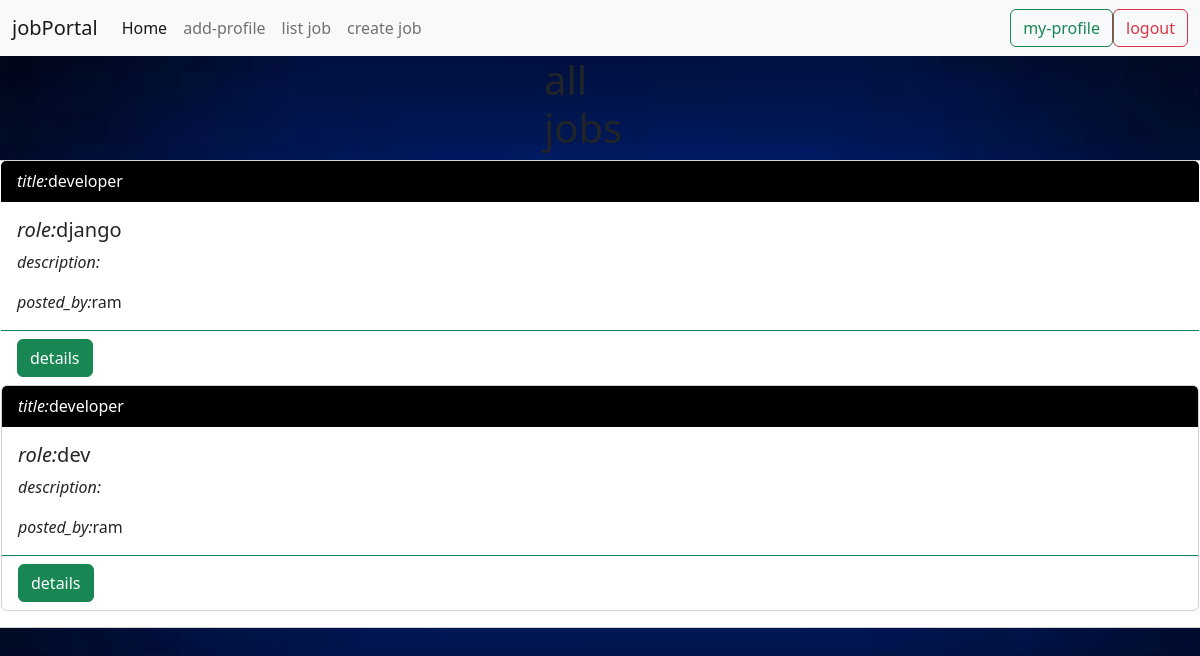
Screenshot of /candidate/joblist (signed in) with the database file from the repository.
### employer/models.py (models this page shows, shortened)
class Jobs(models.Model):
    posted_by=models.ForeignKey(User,on_delete=models.CASCADE,related_name='company')
    job_title=models.CharField(max_length=120)
    job_discription=models.TextField()
    role=models.CharField(max_length=120)
    experience=models.PositiveIntegerField(default=0)
    location=models.CharField(max_length=120)
    salary=models.PositiveIntegerField()
    created_date=models.DateField(auto_now_add=True)
    last_date=models.DateField(null=True)
    qulification=models.CharField(max_length=120,null=True)

### users/models.py (models this page shows, shortened)
class User(AbstractUser):
    phone=models.CharField(max_length=12)
    options=(
        ("employer","employer"),
       ("candidate","candidate")
    )
    role=models.CharField(max_length=12,choices=options,default='candidate')
    @property
    def is_candidate(self):
        return self.role=='candidate'

### candidate/views.py (the view)
# urls.py: path("joblist",views.CandidateJobListView.as_view(),name='cand-joblist'),
@method_decorator(signin_required,name='dispatch')
class CandidateJobListView(ListView):
       model = Jobs
       template_name = "cand-listjob.html"
       context_object_name = 'jobs'
       page_kwarg = 'id'
       ordering = ['id']
       paginate_by = 2

### users/decorator.py (called while the page is built)
def signin_required(fn):
    def wrapper(request,*args,**kwargs):
        if request.user.is_authenticated:
            return fn(request,*args,**kwargs)
        else:
            return redirect('login')
    return wrapper

### candidate/templates/cand-listjob.html (shortened to what this page needs)
{%extends 'base1.html'%}
{%block body_block%}
    <div class="row">
      <div class="col-4"></div>
        <div class="col-4">
            <div class="row">
                <div class="col-4"></div>
                <div class="col-4">
                    <h1>all jobs</h1>
                </div>
                <div class="col-4"></div>
            </div>
        </div>
        {%for job in jobs%}
            <div class="card text-dark bg-white mb-3" style="max-width: 18rem color:white;">
                  <div class="card-header bg-black"  style="color:white; "><i>title:</i>{{job.job_title}}</div>
                  <div class="card-body">
                    <h5 class="card-title"><i>role:</i>{{job.role}}</h5>
                    <p class="card-text"><i>description:</i>{{job.discription}}</p>
                      <p class="card-text"><i>posted_by:</i>{{job.posted_by.username}}</p>
                  </div>
                 <div class="card-footer bg-transparent border-success"><a href="{%url 'cand-detailsjob' job.id %}" class="btn btn-success">details</a></div>
         {%endfor%}
    </div>
{%endblock%}

### employer/static/css/style.css (style rules this page uses)
body { background-image: url(../ima/images.jpg); background-size: cover; }

### rows the page displays
Jobs: job_title "developer", role "django", posted_by.username "ram"
Jobs: job_title "developer", role "dev", posted_by.username "ram"
